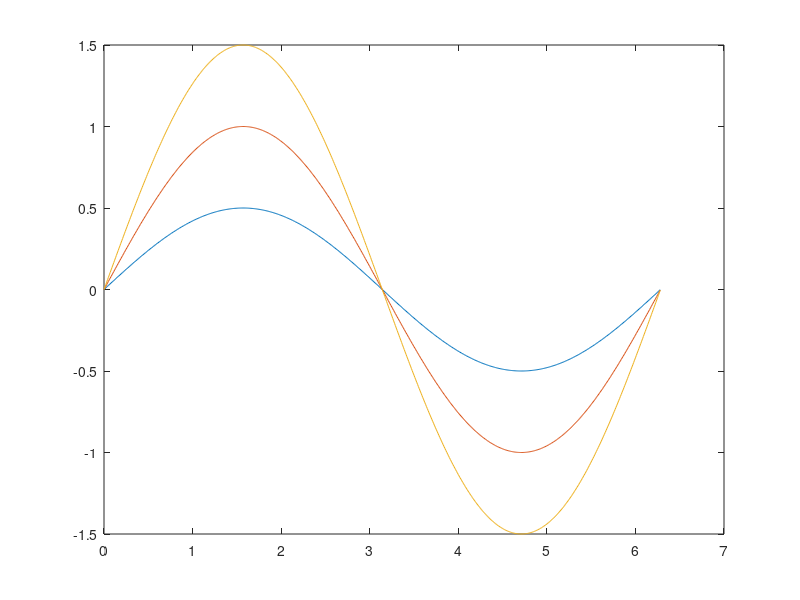

Reproduce this figure in MATLAB.

% Test the default graphics properties.

clear all; close all;

% 5 plots on one axes object

x = 0:0.01:2*pi ;
y_0_5 = 0.5 * sin(x) ;
y_1 = sin(x) ;
y_1_5 = 1.5 * sin(x) ;
y = [y_0_5; y_1; y_1_5] ;

% set(groot,'defaultAxesFontSize',18)
% set(groot,'defaultLineLineWidth',1.5)

plot(x, y)


% figure; 
% plot(x, y_0_5)


% cAx = gca; cAx.FontSize = 18; % Default FontSize = 10.

% View factory-defined and user-defined property values.
% get(groot,'factoryAxesFontSize') % Returns the factory-defined value.
% get(groot,'defaultAxesFontSize') % Returns the user-defined default value.

% ylabel('Y','Interpreter','latex','FontSize',20);

% Font size
% Line width